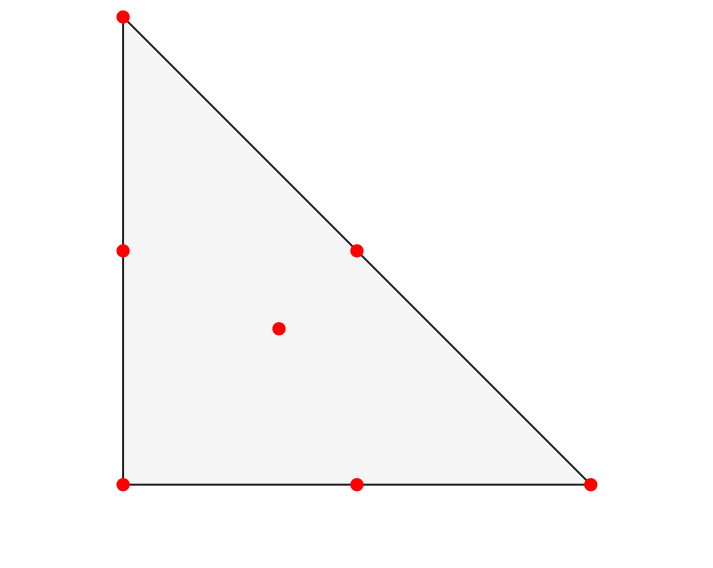
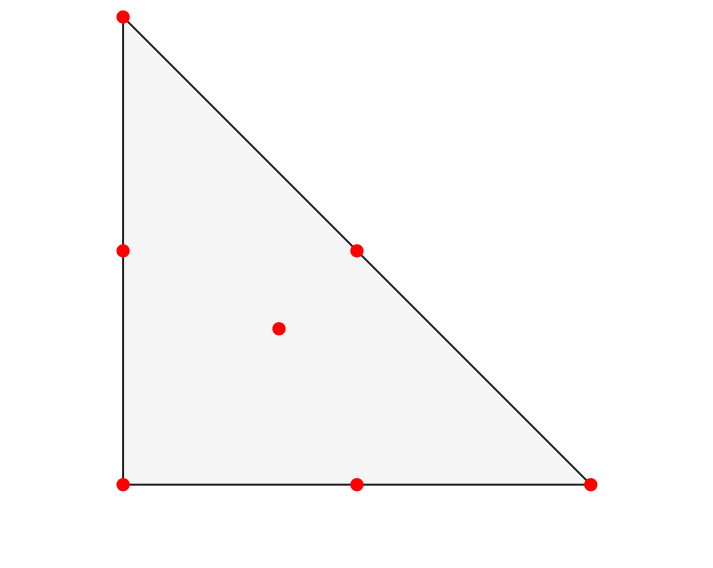

Write MATLAB code to recreate these figures, in order.
function plotquery_cd()
%PLOTQUERY_CD Draw the 7-point score-query pattern on a triangle (CD disk).
%
% The CD score realization uses exactly the same 7-point rule as Burgers:
% centroid + three edge midpoints + three vertices.
%
% Output (figures/pltfig/cd/query/):
%   cd_query_7points.pdf/.png

    p1 = [0.0,0.0];
    p2 = [1.0,0.0];
    p3 = [0.0,1.0];
    centroid = (p1+p2+p3)/3;
    m12 = 0.5*(p1+p2);
    m23 = 0.5*(p2+p3);
    m31 = 0.5*(p3+p1);
    pts = [centroid;m12;m23;m31;p1;p2;p3];

    root = fileparts(fileparts(fileparts(mfilename('fullpath'))));
    figDir = fullfile(root,'figures','pltfig','cd','query');
    if exist(figDir,'dir') ~= 7, mkdir(figDir); end

    fig = figure('Color','w','Units','points', ...
        'Position',[1,1,514,409],'Visible','on');
    ax = axes(fig,'Position',[0.02,0.02,0.96,0.96]);
    patch(ax,'Faces',[1 2 3],'Vertices',[p1;p2;p3], ...
        'FaceColor',[0.93 0.93 0.93],'FaceAlpha',0.55, ...
        'EdgeColor',[0.1 0.1 0.1],'LineWidth',1.4);
    hold(ax,'on');
    plot(ax,pts(:,1),pts(:,2),'o','MarkerSize',9, ...
        'MarkerFaceColor','r','MarkerEdgeColor','r');
    hold(ax,'off');
    axis(ax,'equal');
    axis(ax,'off');
    box(ax,'off');
    xlim(ax,[-0.083,1.083]);
    ylim(ax,[-0.154,1.012]);
    plotquery_cd_export(fig, ...
        fullfile(figDir,'cd_query_7points.pdf'), ...
        fullfile(figDir,'cd_query_7points.png'));
    fprintf('Saved cd query pattern (7 points)\n');
end

function plotquery_cd_export(fig,outPdf,outPng)
    set(fig,'PaperUnits','points', ...
        'PaperSize',[514,409], ...
        'PaperPosition',[0,0,514,409]);
    exportgraphics(fig,outPdf,'ContentType','image','Resolution',150);
    try
        print(fig,outPng,'-dpng','-r300');
    catch
        exportgraphics(fig,outPng,'Resolution',300);
    end
    close(fig);
end
